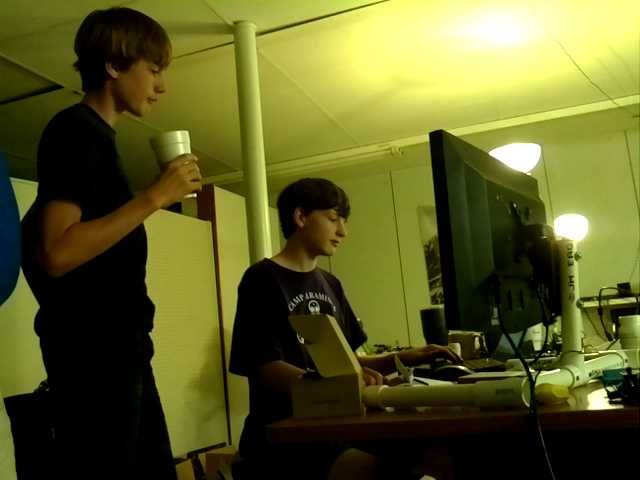
#> input picture ar_game/img.jpg, 640 x 480 px; its folder holds only this picture in this run
$ python -i camera_server.py   (imports and definitions only)
#> lines starting #> are read from the running program, lines starting #| are printed output that depends on the picture
import cv2
import Image
from StringIO import StringIO
from flask import Flask,send_file, request, make_response, jsonify
import threading
import numpy as np
import time
# [1 line not run here, left out]

capture = None
captureThread = None
image = None

def auto_canny(img, sigma=0.33):
    # compute the median of the single channel pixel intensities
    v = np.median(img)
    # apply automatic Canny edge detection using the computed median
    lower = int(max(0, (1.0 - sigma) * v))
    upper = int(min(255, (1.0 + sigma) * v))
    edged = cv2.Canny(image, lower, upper)
    return edged

def detect(img):

    gray = cv2.cvtColor(img, cv2.COLOR_BGR2GRAY)
    blurred = cv2.GaussianBlur(gray, (3, 3), 0)
    edges = auto_canny(blurred)
    return edges

# [65 lines left out: functions serve_image, serve_outline_data, serve_outline_image, loopingCamera, pressed, released, not called in this run]


# [14 lines not run here, left out]

>>> import cv2
>>> picture = cv2.imread('../ar_game/img.jpg')
#> picture is the input picture: shape (480, 640, 3); mean B, G, R 38.2, 93.3, 92.7
>>> result = detect(picture)
#> in detect, `gray = cv2.cvtColor(img, cv2.COLOR_BGR2GRAY)`:
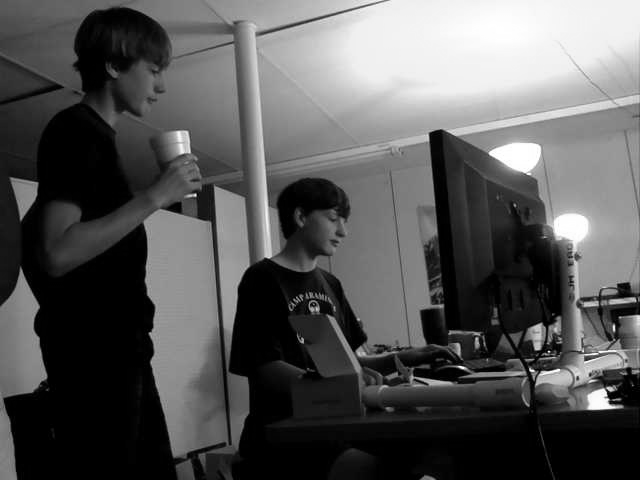
#> gray: shape (480, 640); min 0, max 255, mean 86.8
#> in auto_canny, `v = np.median(img)`: v = 75
#> in auto_canny, `lower = int(max(0, (1.0 - sigma) * v))`: lower = 50
#> in auto_canny, `upper = int(min(255, (1.0 + sigma) * v))`: upper = 99
#> result = None

$ run again, on ar_game/tmp.jpg
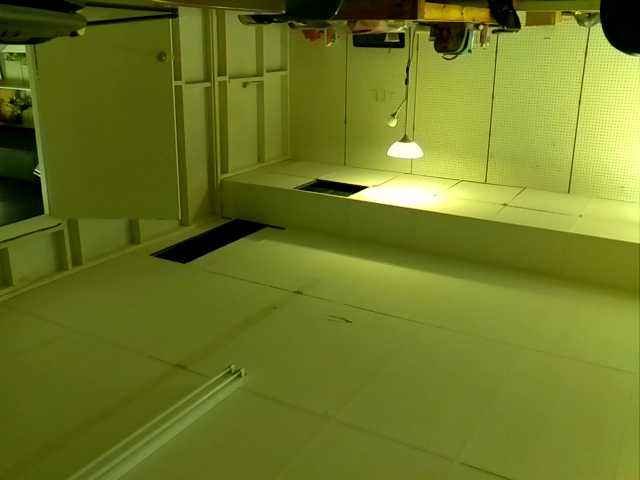
#> input picture ar_game/tmp.jpg, 640 x 480 px
#> picture is the input picture: shape (480, 640, 3); mean B, G, R 36.5, 119.9, 109.1
#> in detect, `gray = cv2.cvtColor(img, cv2.COLOR_BGR2GRAY)`:
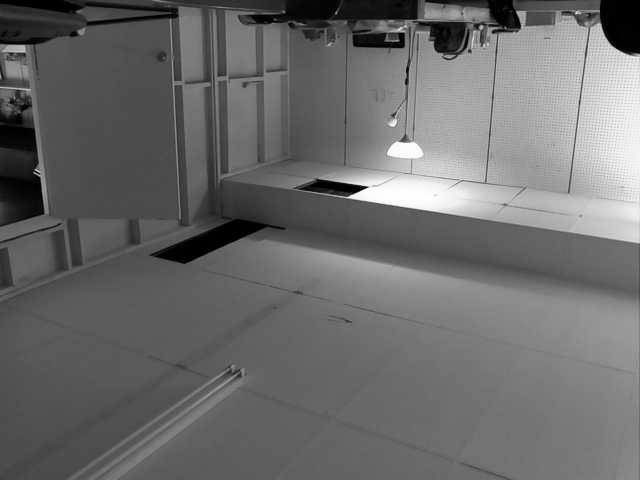
#> gray: shape (480, 640); min 0, max 254, mean 107.2
#> v = 99
#> lower = 66
#> upper = 131
#> result = None
